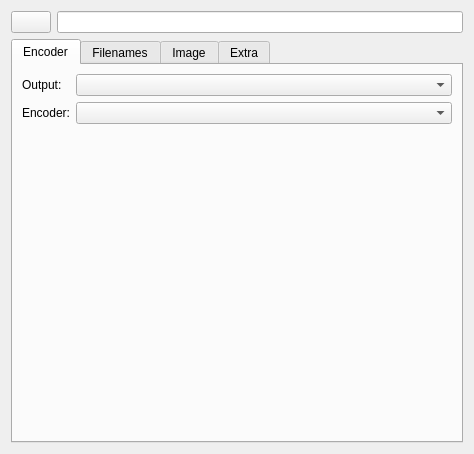
<?xml version="1.0" encoding="UTF-8"?>
<!--
SPDX-FileCopyrightText: 2007-2026 Marco Nelles
SPDX-License-Identifier: GPL-3.0-or-later
-->
<ui version="4.0">
 <class>ProfileDataWidgetUI</class>
 <widget class="QWidget" name="ProfileDataWidgetUI">
  <property name="geometry">
   <rect>
    <x>0</x>
    <y>0</y>
    <width>462</width>
    <height>442</height>
   </rect>
  </property>
  <layout class="QVBoxLayout" name="verticalLayout_3">
   <item>
    <layout class="QHBoxLayout" name="horizontalLayout_2">
     <item>
      <widget class="KIconButton" name="kiconbutton_icon"/>
     </item>
     <item>
      <widget class="QLineEdit" name="qlineedit_name">
       <property name="sizePolicy">
        <sizepolicy hsizetype="MinimumExpanding" vsizetype="Fixed">
         <horstretch>0</horstretch>
         <verstretch>0</verstretch>
        </sizepolicy>
       </property>
      </widget>
     </item>
    </layout>
   </item>
   <item>
    <widget class="QTabWidget" name="tabWidget">
     <property name="currentIndex">
      <number>0</number>
     </property>
     <widget class="QWidget" name="tab">
      <attribute name="title">
       <string>Encoder</string>
      </attribute>
      <layout class="QVBoxLayout" name="verticalLayout">
       <item>
        <layout class="QFormLayout" name="formLayout_encoder">
         <item row="0" column="0">
          <widget class="QLabel" name="label_output">
           <property name="text">
            <string>Output:</string>
           </property>
           <property name="buddy">
            <cstring>kcombobox_output</cstring>
           </property>
          </widget>
         </item>
         <item row="0" column="1">
          <widget class="KComboBox" name="kcombobox_output">
           <property name="toolTip">
            <string>Rip one file per track, or the whole disc as one image file (lossless encoders only)</string>
           </property>
          </widget>
         </item>
         <item row="1" column="0">
          <widget class="QLabel" name="label_encoder">
           <property name="text">
            <string>Encoder:</string>
           </property>
           <property name="buddy">
            <cstring>kcombobox_encoder</cstring>
           </property>
          </widget>
         </item>
         <item row="1" column="1">
          <widget class="KComboBox" name="kcombobox_encoder">
           <property name="font">
            <font>
             <weight>50</weight>
             <bold>false</bold>
            </font>
           </property>
          </widget>
         </item>
        </layout>
       </item>
       <item>
        <widget class="QStackedWidget" name="stackedWidget_encoder">
         <property name="minimumSize">
          <size>
           <width>430</width>
           <height>300</height>
          </size>
         </property>
         <property name="font">
          <font>
           <weight>50</weight>
           <bold>false</bold>
          </font>
         </property>
         <widget class="QWidget" name="page_2"/>
        </widget>
       </item>
      </layout>
     </widget>
     <widget class="QWidget" name="tab_3">
      <attribute name="title">
       <string>Filenames</string>
      </attribute>
      <layout class="QGridLayout" name="gridLayout_5">
       <item row="0" column="0">
        <widget class="QGroupBox" name="groupBox_filenames">
         <property name="enabled">
          <bool>true</bool>
         </property>
         <property name="title">
          <string notr="true"/>
         </property>
         <layout class="QGridLayout" name="gridLayout_2">
          <item row="0" column="0">
           <layout class="QHBoxLayout" name="horizontalLayout">
            <item>
             <widget class="QLabel" name="label_scheme">
              <property name="font">
               <font>
                <weight>50</weight>
                <bold>false</bold>
               </font>
              </property>
              <property name="text">
               <string>Scheme:</string>
              </property>
             </widget>
            </item>
            <item>
             <widget class="SchemeEdit" name="schemeedit_scheme">
              <property name="kind">
               <enum>SchemeEdit::TrackFilename</enum>
              </property>
              <property name="font">
               <font>
                <weight>50</weight>
                <bold>false</bold>
               </font>
              </property>
             </widget>
            </item>
           </layout>
          </item>
          <item row="1" column="0">
           <widget class="QCheckBox" name="checkBox_fat32compatible">
            <property name="font">
             <font>
              <weight>50</weight>
              <bold>false</bold>
             </font>
            </property>
            <property name="text">
             <string>Create FAT32 compatible filenames</string>
            </property>
           </widget>
          </item>
          <item row="2" column="0">
           <widget class="QCheckBox" name="checkBox_underscore">
            <property name="font">
             <font>
              <weight>50</weight>
              <bold>false</bold>
             </font>
            </property>
            <property name="text">
             <string>Replace spaces with underscores</string>
            </property>
           </widget>
          </item>
          <item row="3" column="0">
           <widget class="QCheckBox" name="checkBox_2digitstracknum">
            <property name="toolTip">
             <string>A length parameter in the scheme, e.g. ${trackno length=3}, takes precedence.</string>
            </property>
            <property name="text">
             <string>Set 2 digits track number (e.g. 01, 02, 03)...</string>
            </property>
           </widget>
          </item>
         </layout>
        </widget>
       </item>
       <item row="1" column="0">
        <spacer name="verticalSpacer">
         <property name="orientation">
          <enum>Qt::Vertical</enum>
         </property>
         <property name="sizeHint" stdset="0">
          <size>
           <width>20</width>
           <height>248</height>
          </size>
         </property>
        </spacer>
       </item>
      </layout>
     </widget>
     <widget class="QWidget" name="tab_image">
      <attribute name="title">
       <string>Image</string>
      </attribute>
      <layout class="QGridLayout" name="gridLayout_image_tab">
       <item row="0" column="0">
        <widget class="QGroupBox" name="groupBox_image">
         <property name="title">
          <string notr="true"/>
         </property>
         <layout class="QGridLayout" name="gridLayout_image">
          <item row="0" column="0">
           <widget class="QLabel" name="label_image_scheme">
            <property name="text">
             <string>Image scheme:</string>
            </property>
           </widget>
          </item>
          <item row="0" column="1" colspan="2">
           <widget class="SchemeEdit" name="schemeedit_image_scheme">
            <property name="kind">
             <enum>SchemeEdit::Filename</enum>
            </property>
           </widget>
          </item>
          <item row="1" column="0" colspan="3">
           <widget class="QCheckBox" name="checkBox_ctdb_repair">
            <property name="toolTip">
             <string>&lt;html&gt;&lt;head/&gt;&lt;body&gt;&lt;p&gt;If the CUETools database (CTDB) reports differences after the rip, Audex downloads its recovery data and repairs the image. The image is only replaced if it matches the database afterwards.&lt;/p&gt;&lt;p&gt;Enables the CTDB verification for image rips. Without differences nothing is downloaded or changed.&lt;/p&gt;&lt;/body&gt;&lt;/html&gt;</string>
            </property>
            <property name="text">
             <string>Repair with the CUETools database if differences are found</string>
            </property>
           </widget>
          </item>
          <item row="2" column="0" colspan="3">
           <layout class="QHBoxLayout" name="horizontalLayout_ctdb_repair_keep_original">
            <item>
             <spacer name="horizontalSpacer_ctdb_repair_keep_original">
              <property name="orientation">
               <enum>Qt::Orientation::Horizontal</enum>
              </property>
              <property name="sizeType">
               <enum>QSizePolicy::Policy::Fixed</enum>
              </property>
              <property name="sizeHint" stdset="0">
               <size>
                <width>20</width>
                <height>20</height>
               </size>
              </property>
             </spacer>
            </item>
            <item>
             <widget class="QCheckBox" name="checkBox_ctdb_repair_keep_original">
              <property name="toolTip">
               <string>Keep the image as it was read next to the repaired one, as &quot;&lt;name&gt;.unrepaired.&lt;suffix&gt;&quot;.</string>
              </property>
              <property name="text">
               <string>Keep the unrepaired image file</string>
              </property>
             </widget>
            </item>
           </layout>
          </item>
         </layout>
        </widget>
       </item>
       <item row="1" column="0">
        <spacer name="verticalSpacer_image">
         <property name="orientation">
          <enum>Qt::Vertical</enum>
         </property>
         <property name="sizeHint" stdset="0">
          <size>
           <width>20</width>
           <height>40</height>
          </size>
         </property>
        </spacer>
       </item>
      </layout>
     </widget>
     <widget class="QWidget" name="tab_2">
      <attribute name="title">
       <string>Extra</string>
      </attribute>
      <layout class="QGridLayout" name="gridLayout_4">
       <item row="0" column="0">
        <widget class="QGroupBox" name="groupBox_extrafiles">
         <property name="title">
          <string notr="true"/>
         </property>
         <layout class="QGridLayout" name="gridLayout">
          <item row="1" column="2">
           <spacer name="horizontalSpacer">
            <property name="orientation">
             <enum>Qt::Horizontal</enum>
            </property>
            <property name="sizeHint" stdset="0">
             <size>
              <width>81</width>
              <height>20</height>
             </size>
            </property>
           </spacer>
          </item>
          <item row="0" column="0">
           <widget class="QCheckBox" name="checkBox_cover">
            <property name="font">
             <font>
              <weight>50</weight>
              <bold>false</bold>
             </font>
            </property>
            <property name="text">
             <string>Store cover file</string>
            </property>
           </widget>
          </item>
          <item row="1" column="1">
           <widget class="QPushButton" name="kpushbutton_playlist">
            <property name="font">
             <font>
              <weight>50</weight>
              <bold>false</bold>
             </font>
            </property>
            <property name="text">
             <string>Settings...</string>
            </property>
           </widget>
          </item>
          <item row="1" column="0">
           <widget class="QCheckBox" name="checkBox_playlist">
            <property name="font">
             <font>
              <weight>50</weight>
              <bold>false</bold>
             </font>
            </property>
            <property name="text">
             <string>Create playlist</string>
            </property>
           </widget>
          </item>
          <item row="0" column="1">
           <widget class="QPushButton" name="kpushbutton_cover">
            <property name="font">
             <font>
              <weight>50</weight>
              <bold>false</bold>
             </font>
            </property>
            <property name="text">
             <string>Settings...</string>
            </property>
           </widget>
          </item>
          <item row="2" column="0">
           <widget class="QCheckBox" name="checkBox_cue">
            <property name="toolTip">
             <string>&lt;html&gt;&lt;head/&gt;&lt;body&gt;&lt;p&gt;A cue sheet describes the disc: where its tracks, pregaps and indexes lie in the ripped files. With it a rip can be checked against AccurateRip and the CUETools database again later, or burned like the original.&lt;/p&gt;&lt;p&gt;For one file per track the pregaps are where &amp;quot;Pregaps in track files&amp;quot; (General settings) puts them. Without &amp;quot;Read pregaps and indexes from the Q sub-channel&amp;quot; the cue sheet has no pregaps.&lt;/p&gt;&lt;/body&gt;&lt;/html&gt;</string>
            </property>
            <property name="text">
             <string>Create cue sheet</string>
            </property>
           </widget>
          </item>
          <item row="2" column="1">
           <widget class="QPushButton" name="kpushbutton_cue">
            <property name="text">
             <string>Settings...</string>
            </property>
           </widget>
          </item>
          <item row="3" column="1">
           <widget class="QPushButton" name="kpushbutton_logfile">
            <property name="text">
             <string>Settings...</string>
            </property>
           </widget>
          </item>
          <item row="3" column="0">
           <widget class="QCheckBox" name="checkBox_logfile">
            <property name="text">
             <string>Save log file</string>
            </property>
           </widget>
          </item>
          <item row="4" column="0">
           <widget class="QCheckBox" name="checkBox_hook">
            <property name="text">
             <string>Run command after rip</string>
            </property>
           </widget>
          </item>
          <item row="4" column="1">
           <widget class="QPushButton" name="kpushbutton_hook">
            <property name="text">
             <string>Settings...</string>
            </property>
           </widget>
          </item>
         </layout>
        </widget>
       </item>
       <item row="1" column="0">
        <spacer name="verticalSpacer_2">
         <property name="orientation">
          <enum>Qt::Vertical</enum>
         </property>
         <property name="sizeHint" stdset="0">
          <size>
           <width>20</width>
           <height>88</height>
          </size>
         </property>
        </spacer>
       </item>
      </layout>
     </widget>
    </widget>
   </item>
  </layout>
 </widget>
 <customwidgets>
  <customwidget>
   <class>SchemeEdit</class>
   <extends>QLineEdit</extends>
   <header>widgets/schemeedit.h</header>
  </customwidget>
  <customwidget>
   <class>KComboBox</class>
   <extends>QComboBox</extends>
   <header>kcombobox.h</header>
  </customwidget>
  <customwidget>
   <class>KIconButton</class>
   <extends>QPushButton</extends>
   <header>kiconbutton.h</header>
  </customwidget>
 </customwidgets>
 <resources/>
 <connections/>
</ui>
